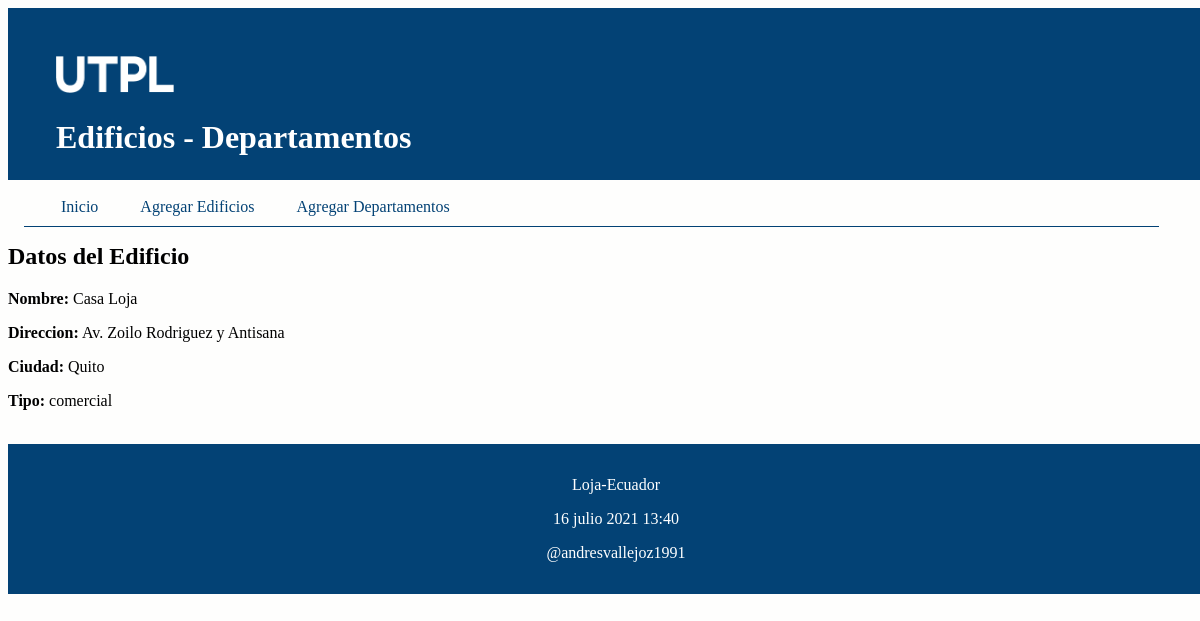
/edificio/10, run on the app's committed database.
### ordenamiento/models.py (models this page shows, shortened)
class Edificio(models.Model):
	opciones_tipo = (
	    ('residencial','Residencial'),
	    ('comercial','Comercial'),
    )
	nombre = models.CharField("Nombre del edificio", max_length=50)
	direccion = models.CharField("Dirección", max_length=50)
	ciudad = models.CharField("Ciudad", max_length=50)
	tipo_edificio = models.CharField("Tipo", max_length=30,
        choices=opciones_tipo)

### ordenamiento/views.py (the view)
# urls.py: path('edificio/<int:id>', views.obtener_edificio,
def obtener_edificio(request, id):
    edificio = Edificio.objects.get(pk=id)
    informacion_template = {'edificio': edificio}
    return render(request, 'obtener_edificio.html', informacion_template)

### ordenamiento/templates/obtener_edificio.html
{% extends "master.html" %}
{% block content %}
<h2>Datos del Edificio</h2>
<p><b>Nombre:</b> {{edificio.nombre}}</p>
<p><b>Direccion:</b> {{edificio.direccion}}</p>
<p><b>Ciudad:</b> {{edificio.ciudad}}</p>
<p><b>Tipo:</b> {{edificio.tipo_edificio}}</p>
<br/>
{% endblock %}

### ordenamiento/static/css/estilos.css (style rules this page uses)
body { background: #FEFEFD; }

### data on the page
Edificio: nombre "Casa Loja", direccion "Av. Zoilo Rodriguez y Antisana", ciudad "Quito", tipo_edificio "comercial"
